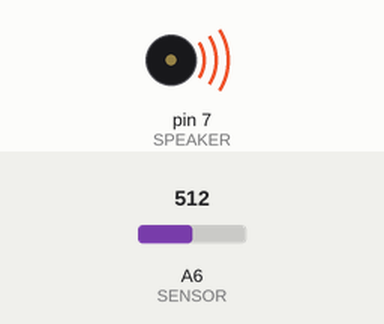
Recording of a sketch running on a simulated Arduino Nano, built with avr-gcc and run on an emulated ATmega328P. On the bench: buzzer (waves = sounding). The test bench sets the inputs (shaded band); at power-on: A6 (SENSOR) = 512.

Above: at 0.1 s.
Timing chart, 0 to 1.6 s (numbered marks = the images above):
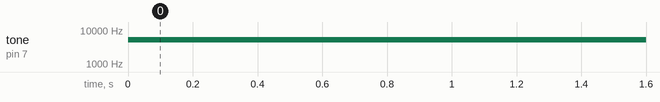

The sketch:

analong_speaker.ino
```cpp
#define SENSOR A6
#define SPEAKER 7

void setup() {
  pinMode( SENSOR, INPUT );
  pinMode( SPEAKER, OUTPUT );
}

void loop() {
  int sensor_value = analogRead( SENSOR );
  int freq = map( sensor_value, 0, 1023, 500, 10000 );
  tone(SPEAKER, freq );
}
```

Measured:
- by itself, tone on pin 7 (SPEAKER): silent → 5254 Hz at 0.00 s
